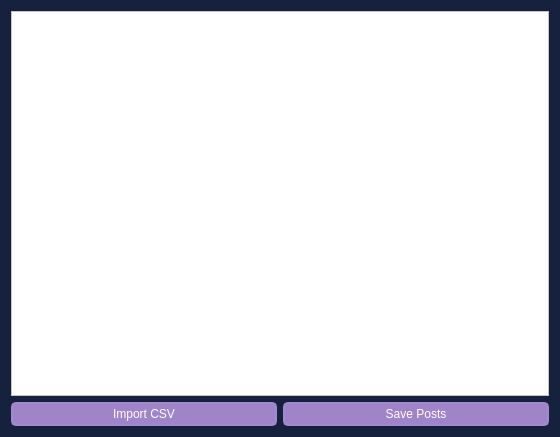
<?xml version="1.0" encoding="UTF-8"?>
<ui version="4.0">
 <class>add_posts</class>
 <widget class="QDialog" name="add_posts">
  <property name="geometry">
   <rect>
    <x>0</x>
    <y>0</y>
    <width>560</width>
    <height>437</height>
   </rect>
  </property>
  <property name="windowTitle">
   <string>Add Posts</string>
  </property>
  <property name="styleSheet">
   <string notr="true">background:rgb(22, 33, 62)</string>
  </property>
  <layout class="QVBoxLayout" name="verticalLayout">
   <item>
    <widget class="QPlainTextEdit" name="users_names_txt">
     <property name="styleSheet">
      <string notr="true">background:white;</string>
     </property>
    </widget>
   </item>
   <item>
    <widget class="QWidget" name="buttons_wgt" native="true">
     <layout class="QHBoxLayout" name="horizontalLayout">
      <property name="leftMargin">
       <number>0</number>
      </property>
      <property name="topMargin">
       <number>0</number>
      </property>
      <property name="rightMargin">
       <number>0</number>
      </property>
      <property name="bottomMargin">
       <number>0</number>
      </property>
      <item>
       <widget class="QPushButton" name="import_btn">
        <property name="cursor">
         <cursorShape>PointingHandCursor</cursorShape>
        </property>
        <property name="styleSheet">
         <string notr="true">QPushButton { 
	background:rgb(160, 132, 202); 
	color:white;
	border: 2px solid rgb(164, 136, 207);
  	border-radius: 5px;
	height:20px;
	width:50px;
 }
QPushButton:hover { 
	background:rgb(164, 136, 207);
border: 2px solid rgb(160, 132, 202);
  	border-radius: 5px;
}</string>
        </property>
        <property name="text">
         <string>Import CSV</string>
        </property>
        <property name="icon">
         <iconset>
          <normaloff>images/import.png</normaloff>images/import.png</iconset>
        </property>
       </widget>
      </item>
      <item>
       <widget class="QPushButton" name="save_btn">
        <property name="cursor">
         <cursorShape>PointingHandCursor</cursorShape>
        </property>
        <property name="styleSheet">
         <string notr="true">QPushButton { 
	background:rgb(160, 132, 202); 
	color:white;
	border: 2px solid rgb(164, 136, 207);
  	border-radius: 5px;
	height:20px;
	width:50px;
 }
QPushButton:hover { 
	background:rgb(164, 136, 207);
border: 2px solid rgb(160, 132, 202);
  	border-radius: 5px;
}</string>
        </property>
        <property name="text">
         <string>Save Posts</string>
        </property>
        <property name="icon">
         <iconset>
          <normaloff>images/diskette.png</normaloff>images/diskette.png</iconset>
        </property>
       </widget>
      </item>
     </layout>
    </widget>
   </item>
  </layout>
 </widget>
 <resources/>
 <connections/>
</ui>
